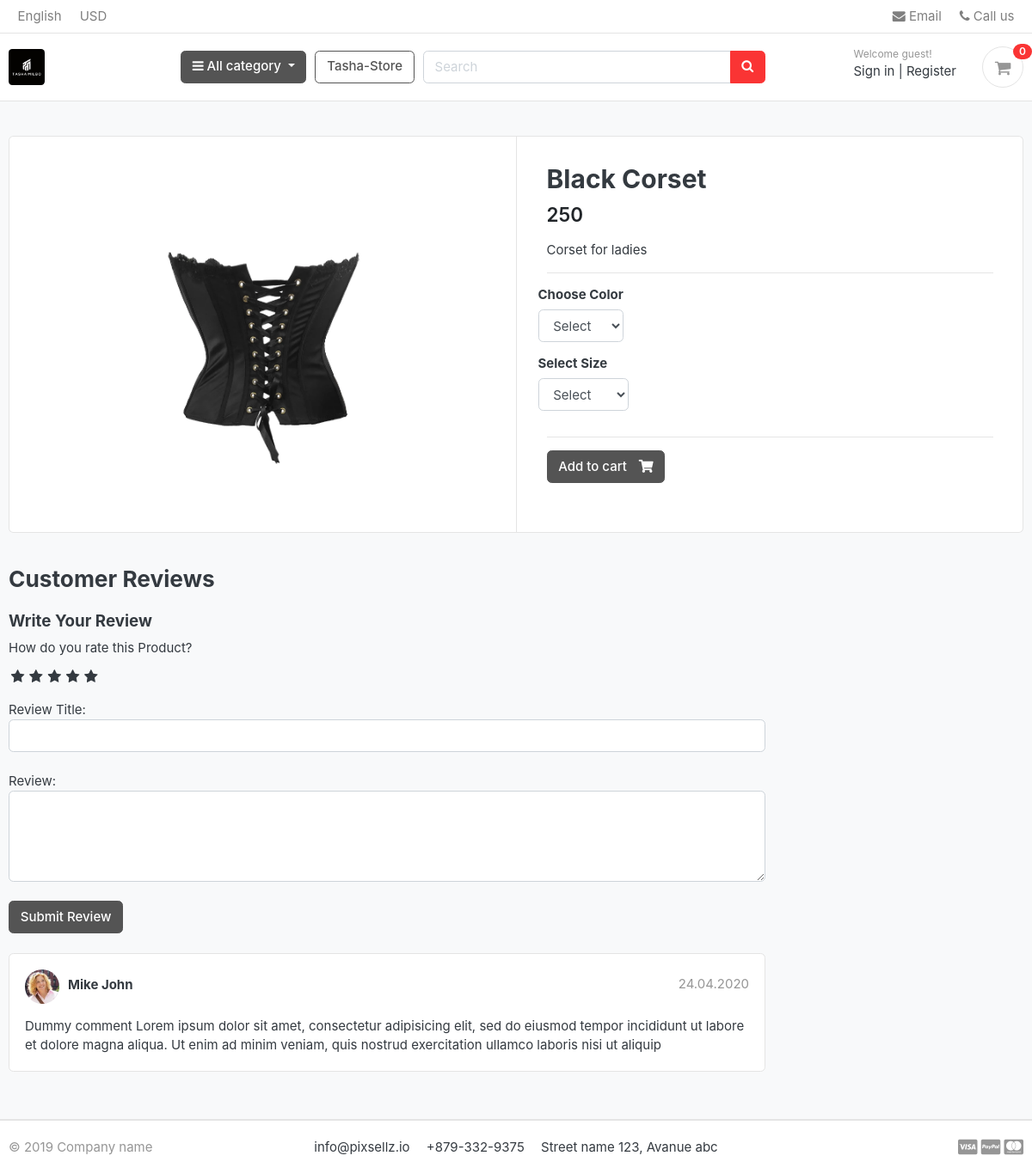
Page /store/category/corset/black-corset/ on the committed database.
### store/models.py (models this page shows, shortened)
class Product(models.Model):
    product_name = models.CharField(max_length=200, unique=True)
    slug         = models.SlugField(max_length=200, unique=True)
    description  = models.TextField(max_length=500, blank=True)
    price        = models.IntegerField()
    images       = models.ImageField(upload_to='photos/products')
    stock        = models.IntegerField()
    is_available = models.BooleanField(default=True)
    category     = models.ForeignKey(Category, on_delete=models.CASCADE)
    created_date  = models.DateTimeField(auto_now_add=True)
    modified_date= models.DateTimeField(auto_now=True)

### store/views.py (the view)
# urls.py: path('category/<slug:category_slug>/<slug:product_slug>/', views.product_detail, name='product_detail'),
def product_detail(request, category_slug, product_slug):
    try:
        single_product = Product.objects.get(category__slug=category_slug, slug=product_slug)
        in_cart = CartItem.objects.filter(cart__cart_id=_cart_id(request), product=single_product).exists()
    except Exception as e:
        raise e
    context = {
        'single_product': single_product,
        'in_cart': in_cart,
    }
    return render(request, 'store/product_detail.html', context)

### carts/context_processors.py (called while the page is built)
def counter(request):
    cart_count = 0
    if 'admin' in request.path:
        return()
    else:
        try:
            cart = Cart.objects.filter(cart_id=_cart_id(request))
            if request.user.is_authenticated:
                cart_items = CartItem.objects.all().filter(user=request.user)
            else:
                cart_items = CartItem.objects.all().filter(cart=cart[:1])
            for cart_item in cart_items:
                cart_count += cart_item.quantity
        except Cart.DoesNotExist:
            cart_count = 0
    return dict(cart_count=cart_count)

### carts/views.py (called while the page is built)
def _cart_id(request):
    cart = request.session.session_key
    if not cart:
        cart = request.session.create()
    return cart

### category/context_processors.py (called while the page is built)
def menu_links(request):
    links = Category.objects.all()
    return dict(links=links)

### category/models.py (called while the page is built)
    def get_url(self):
            return reverse('products_by_category', args=[self.slug])

### store/models.py (called while the page is built)
    def colors(self):
        return super(VariationManager, self).filter(variation_category='color', is_active=True)

    def sizes(self):
        return super(VariationManager, self).filter(variation_category='size', is_active=True)

### templates/store/product_detail.html (shortened to what this page needs)
{% extends 'base.html' %}
{% load static %}
{% block content %}
<section class="section-content padding-y bg">
<div class="container">
<div class="card">
	<div class="row no-gutters">
		<aside class="col-md-6">
<article class="gallery-wrap">
	<div class="img-big-wrap">
	   <a href="#"><img src="{{single_product.images.url }}"></a>
	</div>
</article>
		</aside>
		<main class="col-md-6 border-left">
	<form action="{% url 'add_cart' single_product.id %}" method="POST">
		<article class="content-body">
		<h2 class="title">{{ single_product.product_name }}</h2>
		<div class="mb-3">
			<var class="price h4">{{single_product.price}}</var>
		</div>
		<p>{{ single_product.description }}</p>
		<hr>
			<div class="row">
				<div class="item-option-select">
					<h6>Choose Color</h6>
					<select name="color" class="form-control" required>
						<option value="" disabled selected>Select</option>
					</select>
				</div>
			</div>
			<div class="row">
				<div class="item-option-select">
					<h6>Select Size</h6>
						<select name="size" class="form-control" required>
							<option value="" disabled selected>Select</option>
						</select>
				</div>
			</div>
			<hr>
		{% if single_product.stock <= 0 %}
			<h5 class="text-danger">Out of Stock</h5>
			{% else %}
		  	<button type="submit"  class="btn  btn-secondary"> <span class="text">Add to cart</span> <i class="fas fa-shopping-cart"></i>  </button>
		  {% endif %}
		</article>
		</form>
		</main>
	</div>
</div>
<br>
<div class="row">
			<div class="col-md-9">
	<header class="section-heading">
		<h3>Customer Reviews </h3>
	</header>
   <form action="" metho='POST'>
		<h5>Write Your Review</h5>
		<div>
     <label for="">How do you rate this Product?</label>
		 <br>
		 <div class="rate">
		 	<input type="radio" name='rating' id='rating10' value='5' required /><label for="rating10" title='5'></label>
			<input type="radio" name='rating' id='rating8' value='4' required /><label for="rating8" title='4'></label>
			<input type="radio" name='rating' id='rating6' value='3' required /><label for="rating6" title='3'></label>
			<input type="radio" name='rating' id='rating4' value='2' required /><label for="rating4" title='2'></label>
			<input type="radio" name='rating' id='rating2' value='1' required /><label for="rating2" title='1'></label>
		 </div>
		 <br>
			Review Title:
			<input type="text" class="form-control" name="subject">
			<br>
			Review:
			<textarea name="review" rows="4" class="form-control"></textarea>
			<br>
			<input type="submit" value='Submit Review' class="btn btn-secondary">
		</div>
   </form>
	 <br>
	<article class="box mb-3">
		<div class="icontext w-100">
			<img src="{% static './images/avatars/avatar1.jpg'%}" class="img-xs icon rounded-circle">
			<div class="text">
				<span class="date text-muted float-md-right">24.04.2020 </span>
				<h6 class="mb-1">Mike John </h6>
			</div>
		</div>
		<div class="mt-3">
			<p>
				Dummy comment Lorem ipsum dolor sit amet, consectetur adipisicing elit, sed do eiusmod
				tempor incididunt ut labore et dolore magna aliqua. Ut enim ad minim veniam,
				quis nostrud exercitation ullamco laboris nisi ut aliquip
			</p>
		</div>
	</article>
	</div>
</div>
</div>
</section>
{% endblock %}

### greatkart/static/css/ui.css (style rules this page uses)
html { font-family: "Inter", sans-serif; font-size: 15px; }
.content-body { flex: 1 1 auto; padding: 2rem 2.3rem; }
.img-xs, .img-sm, .img-md, .img-lg { -o-object-fit: cover; object-fit: cover; flex-shrink: 0; flex-grow: 0; }
.img-xs { width: 40px; height: 40px; }
.padding-y { padding-top: 40px; padding-bottom: 40px; }
var { font-style: normal; }
article:after, .form-group:after { display: block; clear: both; content: ""; }
.bg { background-color: #f8f9fa; }
.section-heading { margin-bottom: 20px; margin-top: 15px; }
p:last-child { margin-bottom: 0; }
.btn .text + i { margin-left: 10px; }
.icontext { display: inline-flex; align-items: center; vertical-align: middle; }
.icontext .text { width: 100%; line-height: 1.2; }
.icontext .icon { position: relative; margin-right: 10px; flex-shrink: 0; flex-grow: 0; }
.price { font-weight: 600; color: #212529; }
.box { padding: 18px; background: #fff; border-radius: 0.37rem; border: 1px solid #e4e4e4; }
.box img { max-width: 100%; }
.gallery-wrap .img-big-wrap { margin-bottom: 10px; border-radius: 0.37rem; overflow: hidden; background-color: #fff; }
.gallery-wrap .img-big-wrap a { text-align: center; display: block; }
.gallery-wrap .img-big-wrap img { height: 450px; width: auto; display: inline-block; }
.item-option-select { margin-bottom: 1rem; display: inline-block; margin-right: 15px; }

### greatkart/static/css/custom.css (style rules this page uses)
.rate { display: inline-block; border: 0; }
.rate > label { float: right; }
.rate > label:before { display: inline-block; font-size: 1.1rem; font-family: fontawesome; content: "\f005"; margin: 0; padding: 0.3rem .2rem; cursor: pointer; }

### rows in the picture
Product: images (picture), product_name "Black Corset", price "250", description "Corset for ladies"

### other values in the picture
{{ cart_count }} "0"
